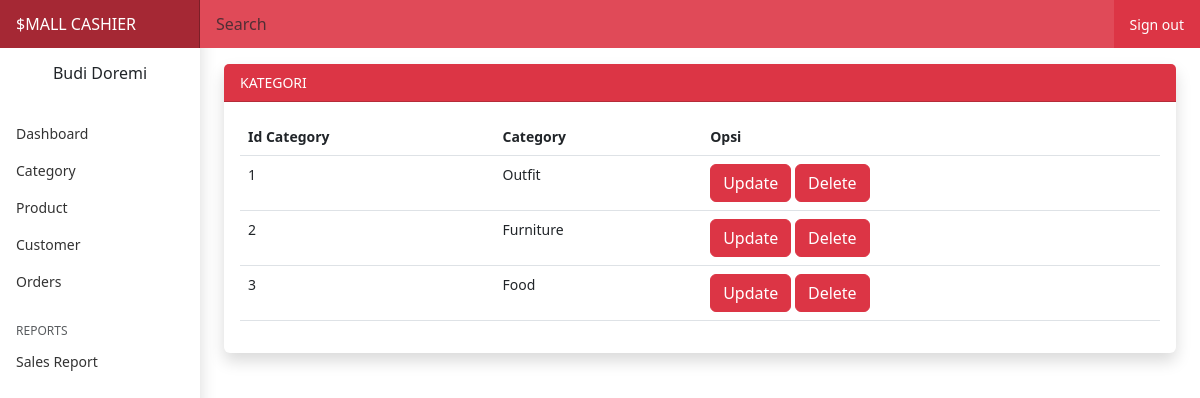
The app's page /warehouse/index.php?page=category (signed in) with its own data.
### tables this page shows
CREATE TABLE `category` (
  `id_category` int NOT NULL,
  `name_category` varchar(255) NOT NULL,
  `id_user` int NOT NULL
);

### warehouse/category.php (the view)
<div class="my-3 card border-0 shadow">
    <div class="card-header bg-danger text-white">KATEGORI</div>
    <div class="card-body">
        <table class="table">
            <thead>
                <tr>
                    <th>Id Category</th>
                    <th>Category</th>
                    <th>Opsi</th>
                </tr>
            </thead>
            <?php
            $query = "SELECT * FROM category";
            $result = mysqli_query($conn, $query);
            ?>
            <?php while ($data = mysqli_fetch_array($result)) : ?>
                <tbody>
                    <tr>
                        <td>
                            <?php echo $data['id_category']; ?>
                        </td>
                        <td>
                            <?php echo $data['name_category']; ?>
                        </td>
                        <td>
                            <a href="#" class="btn btn-danger">Update</a>
                            <a href="#" class="btn btn-danger">Delete</a>
                        </td>
                    </tr>
                <?php endwhile ?>
                </tbody>
        </table>
    </div>
</div>

### src/css/dashboard.css (style rules this page uses)
body { font-size: .875rem; }

### records on screen
category: id_category "1", name_category "Outfit"
category: id_category "2", name_category "Furniture"
category: id_category "3", name_category "Food"

### other values on screen
$_SESSION['user']['name_user'] "Budi Doremi"
